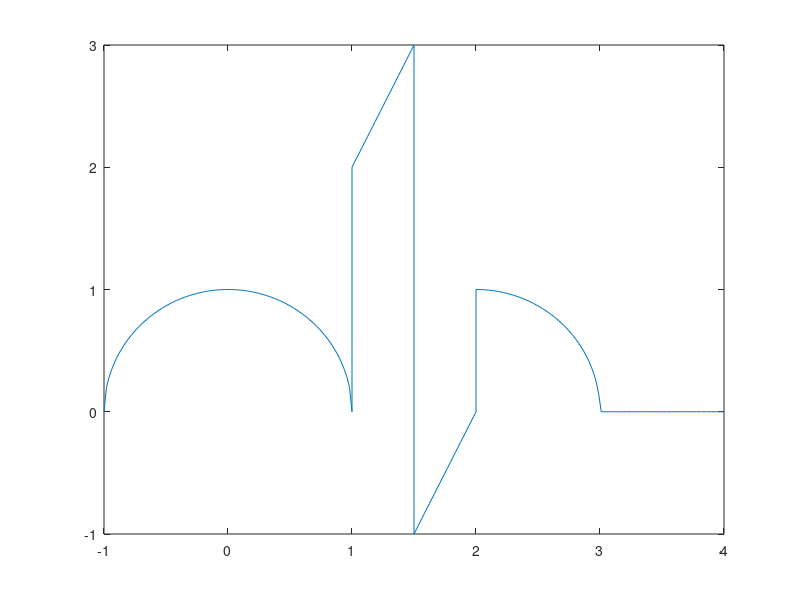

Source code (MATLAB):
clear all;
close all;
clc;
x=linspace(-1,1,100);
y=sqrt (1-(x.^2));
a=linspace(2,4,100);
b=sqrt(1-(a-2).^2);
c=linspace(1,1.5,25);
y1=2.*(c);
d=linspace(1.5,2,25);
y2=(d-2)./0.5;
z1=[x c];
z2=[z1 d];
z=[z2 a];
q1=[y y1];
q2=[q1 y2];
q=[q2 b];
plot(z, q);
